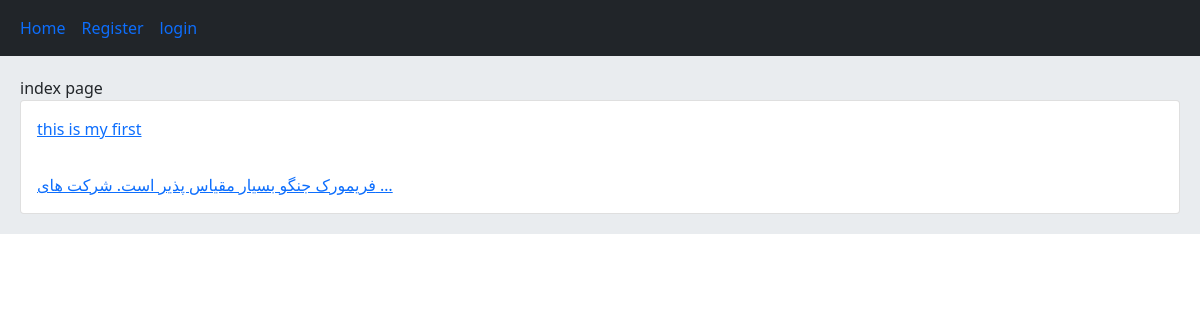
Before: / with the older database file.
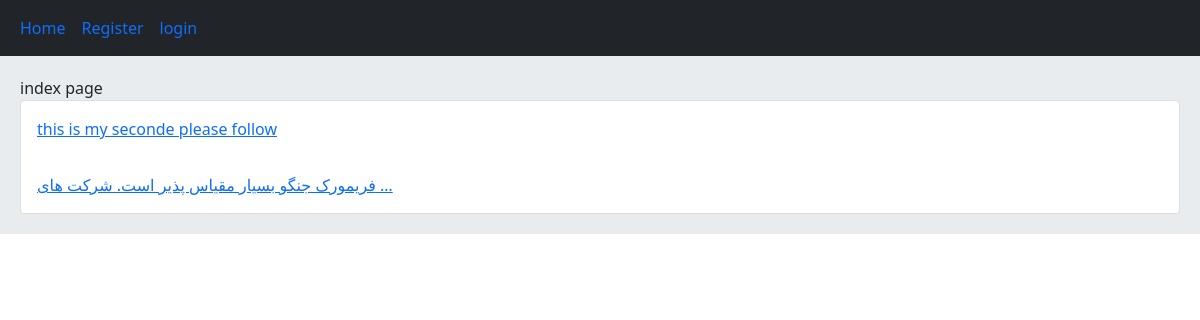
After: the same page with the newer database file.
### home/models.py (models this page shows, shortened)
class Post(models.Model):
    user = models.ForeignKey(User, on_delete=models.CASCADE)
    body = models.TextField()
    slug = models.SlugField()
    create= models.DateTimeField(auto_now_add=True)
    update = models.DateTimeField(auto_now=True)
    def get_absolute_url(self):
        return reverse('home:post_detail',args=(self.id,self.slug) )

### home/views.py (the view)
# urls.py: path('',views.HomeView.as_view(),name='home'),
class HomeView(View):
    def get(self, request):
        posts = Post.objects.all()
        return render(request,'home/index.html',{'posts': posts})

### home/templates/home/index.html
{% extends 'base.html' %}
    {% block content %}
         index page
         <div class="card">
               {% for post in posts %}
                    <a href="{{ post.get_absolute_url }}" class="card-body">{{ post.body|truncatewords:8 }}</a>
               {% endfor %}
          </div>
    {% endblock%}

### templates/base.html (shortened to what this page needs)
<!DOCTYPE html>
<html lang="en">
<head>
    <link href="https://cdn.jsdelivr.net/npm/bootstrap@5.1.3/dist/css/bootstrap.min.css" rel="stylesheet">
</head>
<body>
    {% include 'inc/navbar.html' %}
    <div class="jumbotron">
    {% block content %}  {% endblock%}
    </div>
</body>
</html>

### templates/inc/navbar.html
<nav class="navbar navbar-expand-lg bg-dark">
    <div class="container-fluid">
        <div class="navbar-nav">
          <a class="nav-link active" href="{% url 'home:home' %}">Home</a>
          {% if request.user.is_authenticated %}
          <a class="nav-link active" href="{% url 'account:profile' request.user.id %}">Profile</a>
          <a class="nav-link active" href="{% url 'account:logout' %}">Logout</a>
          {% else %}
          <a class="nav-link active" href="{% url 'account:register' %}">Register</a>
          <a class="nav-link active" href="{% url 'account:login' %}">login</a>
          {% endif %}
        </div>
    </div>
  </nav>

### templates/base.html (style rules this page uses)
.jumbotron { padding: 20px; margin-bottom: 20px; background-color: #e9ecef; }

Changed rows visible on the page:
changed Post: body "this is my first" → "this is my seconde please follow"
